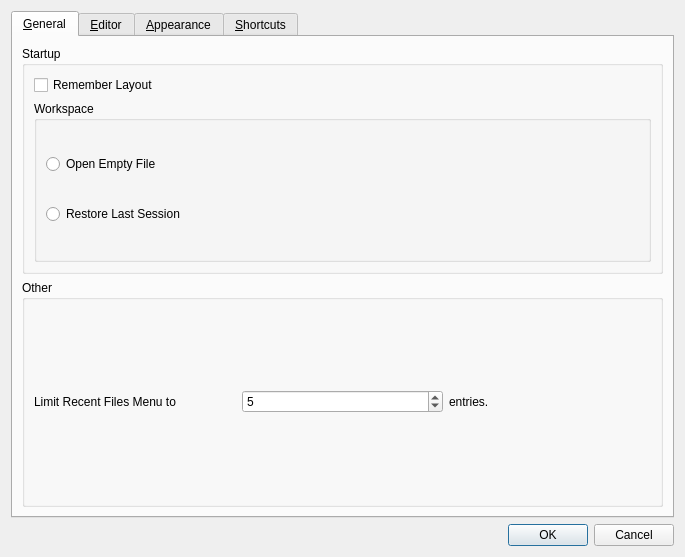
<?xml version="1.0" encoding="UTF-8"?>
<ui version="4.0">
 <class>Dialog</class>
 <widget class="QDialog" name="Dialog">
  <property name="geometry">
   <rect>
    <x>0</x>
    <y>0</y>
    <width>685</width>
    <height>557</height>
   </rect>
  </property>
  <property name="windowTitle">
   <string>Preferences</string>
  </property>
  <layout class="QGridLayout" name="gridLayout_2">
   <item row="0" column="0">
    <widget class="QTabWidget" name="tabWidget">
     <property name="tabPosition">
      <enum>QTabWidget::North</enum>
     </property>
     <property name="currentIndex">
      <number>0</number>
     </property>
     <widget class="QWidget" name="tab_general">
      <attribute name="title">
       <string>&amp;General</string>
      </attribute>
      <layout class="QGridLayout" name="gridLayout">
       <item row="0" column="0" colspan="2">
        <widget class="QGroupBox" name="groupBox">
         <property name="title">
          <string>Startup</string>
         </property>
         <layout class="QGridLayout" name="gridLayout_3">
          <item row="0" column="0">
           <widget class="QCheckBox" name="check_rememberLayout">
            <property name="text">
             <string>Remember Layout</string>
            </property>
           </widget>
          </item>
          <item row="1" column="0">
           <widget class="QGroupBox" name="groupBox_3">
            <property name="title">
             <string>Workspace</string>
            </property>
            <layout class="QGridLayout" name="gridLayout_4">
             <item row="1" column="0">
              <widget class="QRadioButton" name="radio_ws_restore">
               <property name="text">
                <string>Restore Last Session</string>
               </property>
              </widget>
             </item>
             <item row="0" column="0">
              <widget class="QRadioButton" name="radio_ws_openempty">
               <property name="text">
                <string>Open Empty File</string>
               </property>
              </widget>
             </item>
            </layout>
           </widget>
          </item>
         </layout>
        </widget>
       </item>
       <item row="1" column="0" colspan="2">
        <widget class="QGroupBox" name="groupBox_2">
         <property name="title">
          <string>Other</string>
         </property>
         <layout class="QGridLayout" name="gridLayout_5">
          <item row="0" column="0">
           <widget class="QLabel" name="label">
            <property name="text">
             <string>Limit Recent Files Menu to</string>
            </property>
           </widget>
          </item>
          <item row="0" column="1">
           <widget class="QSpinBox" name="num_recents">
            <property name="suffix">
             <string/>
            </property>
            <property name="value">
             <number>5</number>
            </property>
           </widget>
          </item>
          <item row="0" column="2">
           <widget class="QLabel" name="label_2">
            <property name="text">
             <string>entries.</string>
            </property>
           </widget>
          </item>
         </layout>
        </widget>
       </item>
      </layout>
     </widget>
     <widget class="QWidget" name="tab_editor">
      <attribute name="title">
       <string>&amp;Editor</string>
      </attribute>
      <layout class="QGridLayout" name="gridLayout_6">
       <item row="6" column="1">
        <widget class="QSpinBox" name="num_tabwidth">
         <property name="suffix">
          <string> characters</string>
         </property>
        </widget>
       </item>
       <item row="6" column="0">
        <widget class="QLabel" name="label_3">
         <property name="text">
          <string>Width of the &quot;tab&quot; character:</string>
         </property>
        </widget>
       </item>
       <item row="7" column="0" colspan="2">
        <widget class="QGroupBox" name="groupBox_4">
         <property name="title">
          <string>Parser</string>
         </property>
         <layout class="QGridLayout" name="gridLayout_7">
          <item row="2" column="0">
           <widget class="QCheckBox" name="check_autorender">
            <property name="enabled">
             <bool>true</bool>
            </property>
            <property name="text">
             <string>Automatically render the graph if valid</string>
            </property>
           </widget>
          </item>
          <item row="1" column="0">
           <widget class="QCheckBox" name="check_parse">
            <property name="text">
             <string>Use parser for validity checking</string>
            </property>
           </widget>
          </item>
          <item row="0" column="0">
           <widget class="QCheckBox" name="check_syntax">
            <property name="text">
             <string>Use Syntax Highlighting</string>
            </property>
           </widget>
          </item>
         </layout>
        </widget>
       </item>
       <item row="4" column="0">
        <widget class="QCheckBox" name="check_highlightLine">
         <property name="text">
          <string>Highlight Current Line</string>
         </property>
        </widget>
       </item>
       <item row="3" column="0">
        <widget class="QCheckBox" name="check_lineNumbers">
         <property name="text">
          <string>Show Line Numbers</string>
         </property>
        </widget>
       </item>
       <item row="5" column="0">
        <widget class="QCheckBox" name="check_monospace">
         <property name="text">
          <string>Use Monospace Font</string>
         </property>
        </widget>
       </item>
      </layout>
     </widget>
     <widget class="QWidget" name="tab_appearance">
      <attribute name="title">
       <string>&amp;Appearance</string>
      </attribute>
      <layout class="QGridLayout" name="gridLayout_14">
       <item row="0" column="0">
        <widget class="QScrollArea" name="scrollArea_2">
         <property name="widgetResizable">
          <bool>true</bool>
         </property>
         <widget class="QWidget" name="scrollAreaWidgetContents_2">
          <property name="geometry">
           <rect>
            <x>0</x>
            <y>-393</y>
            <width>629</width>
            <height>850</height>
           </rect>
          </property>
          <layout class="QGridLayout" name="gridLayout_17">
           <item row="0" column="1">
            <widget class="QComboBox" name="combo_style">
             <property name="currentText">
              <string>Fusion</string>
             </property>
             <item>
              <property name="text">
               <string>Fusion</string>
              </property>
             </item>
             <item>
              <property name="text">
               <string>Windows</string>
              </property>
             </item>
            </widget>
           </item>
           <item row="1" column="0">
            <widget class="QLabel" name="label_53">
             <property name="text">
              <string>Quick Color Theme Select:</string>
             </property>
            </widget>
           </item>
           <item row="2" column="0" colspan="2">
            <widget class="QGroupBox" name="box_general">
             <property name="title">
              <string>General</string>
             </property>
             <layout class="QGridLayout" name="gridLayout_18">
              <item row="1" column="0">
               <widget class="QLabel" name="label_39">
                <property name="text">
                 <string>Window:</string>
                </property>
               </widget>
              </item>
              <item row="9" column="0">
               <widget class="QLabel" name="label_47">
                <property name="text">
                 <string>Bright Text:</string>
                </property>
               </widget>
              </item>
              <item row="12" column="0">
               <widget class="QLabel" name="label_50">
                <property name="text">
                 <string>Link:</string>
                </property>
               </widget>
              </item>
              <item row="2" column="0">
               <widget class="QLabel" name="label_40">
                <property name="text">
                 <string>Base:</string>
                </property>
               </widget>
              </item>
              <item row="4" column="0">
               <widget class="QLabel" name="label_42">
                <property name="text">
                 <string>Tooltip Base:</string>
                </property>
               </widget>
              </item>
              <item row="6" column="0">
               <widget class="QLabel" name="label_44">
                <property name="text">
                 <string>Text:</string>
                </property>
               </widget>
              </item>
              <item row="7" column="0">
               <widget class="QLabel" name="label_45">
                <property name="text">
                 <string>Button:</string>
                </property>
               </widget>
              </item>
              <item row="11" column="0">
               <widget class="QLabel" name="label_49">
                <property name="text">
                 <string>Highlighted Text:</string>
                </property>
               </widget>
              </item>
              <item row="10" column="0">
               <widget class="QLabel" name="label_48">
                <property name="text">
                 <string>Highlight:</string>
                </property>
               </widget>
              </item>
              <item row="13" column="0">
               <widget class="QLabel" name="label_51">
                <property name="text">
                 <string>Visited Link:</string>
                </property>
               </widget>
              </item>
              <item row="0" column="0">
               <widget class="QLabel" name="label_38">
                <property name="text">
                 <string>Foreground:</string>
                </property>
               </widget>
              </item>
              <item row="5" column="0">
               <widget class="QLabel" name="label_43">
                <property name="text">
                 <string>Tooltip Text:</string>
                </property>
               </widget>
              </item>
              <item row="3" column="0">
               <widget class="QLabel" name="label_41">
                <property name="text">
                 <string>Alternate Base:</string>
                </property>
               </widget>
              </item>
              <item row="8" column="0">
               <widget class="QLabel" name="label_46">
                <property name="text">
                 <string>Button Text:</string>
                </property>
               </widget>
              </item>
             </layout>
            </widget>
           </item>
           <item row="1" column="1">
            <widget class="QComboBox" name="combo_theme"/>
           </item>
           <item row="3" column="0" colspan="2">
            <widget class="QGroupBox" name="box_editor">
             <property name="title">
              <string>Editor</string>
             </property>
             <layout class="QGridLayout" name="gridLayout_16">
              <item row="0" column="0">
               <widget class="QLabel" name="label_32">
                <property name="text">
                 <string>Current Line:</string>
                </property>
               </widget>
              </item>
              <item row="2" column="0">
               <widget class="QLabel" name="label_36">
                <property name="text">
                 <string>Line Number Background:</string>
                </property>
               </widget>
              </item>
              <item row="4" column="0">
               <widget class="QLabel" name="label_35">
                <property name="text">
                 <string>Current Line Number Background:</string>
                </property>
               </widget>
              </item>
              <item row="3" column="0">
               <widget class="QLabel" name="label_33">
                <property name="text">
                 <string>Current Line Number Foreground:</string>
                </property>
               </widget>
              </item>
              <item row="1" column="0">
               <widget class="QLabel" name="label_37">
                <property name="text">
                 <string>Line Number Foreground:</string>
                </property>
               </widget>
              </item>
             </layout>
            </widget>
           </item>
           <item row="0" column="0">
            <widget class="QLabel" name="label_52">
             <property name="text">
              <string>Style:</string>
             </property>
            </widget>
           </item>
           <item row="4" column="0" colspan="2">
            <widget class="QGroupBox" name="box_syntax">
             <property name="title">
              <string>Syntax Highlighting</string>
             </property>
             <layout class="QGridLayout" name="gridLayout_15">
              <item row="0" column="0">
               <widget class="QLabel" name="label_24">
                <property name="text">
                 <string>Keyword:</string>
                </property>
               </widget>
              </item>
              <item row="1" column="0">
               <widget class="QLabel" name="label_27">
                <property name="text">
                 <string>Attribute:</string>
                </property>
               </widget>
              </item>
              <item row="2" column="0">
               <widget class="QLabel" name="label_28">
                <property name="text">
                 <string>Number:</string>
                </property>
               </widget>
              </item>
              <item row="3" column="0">
               <widget class="QLabel" name="label_29">
                <property name="text">
                 <string>String:</string>
                </property>
               </widget>
              </item>
              <item row="4" column="0">
               <widget class="QLabel" name="label_30">
                <property name="text">
                 <string>HTML String:</string>
                </property>
               </widget>
              </item>
              <item row="5" column="0">
               <widget class="QLabel" name="label_25">
                <property name="text">
                 <string>Comment:</string>
                </property>
               </widget>
              </item>
              <item row="6" column="0">
               <widget class="QLabel" name="label_31">
                <property name="text">
                 <string>Preprocessor:</string>
                </property>
               </widget>
              </item>
              <item row="7" column="0">
               <widget class="QLabel" name="label_26">
                <property name="text">
                 <string>Error:</string>
                </property>
               </widget>
              </item>
              <item row="8" column="0">
               <widget class="QLabel" name="label_34">
                <property name="text">
                 <string>Other:</string>
                </property>
               </widget>
              </item>
             </layout>
            </widget>
           </item>
          </layout>
         </widget>
        </widget>
       </item>
      </layout>
     </widget>
     <widget class="QWidget" name="tab_shortcuts">
      <attribute name="title">
       <string>&amp;Shortcuts</string>
      </attribute>
      <layout class="QGridLayout" name="gridLayout_8">
       <item row="0" column="0">
        <widget class="QScrollArea" name="scrollArea">
         <property name="frameShape">
          <enum>QFrame::StyledPanel</enum>
         </property>
         <property name="frameShadow">
          <enum>QFrame::Sunken</enum>
         </property>
         <property name="widgetResizable">
          <bool>true</bool>
         </property>
         <widget class="QWidget" name="scrollAreaWidgetContents">
          <property name="geometry">
           <rect>
            <x>0</x>
            <y>0</y>
            <width>629</width>
            <height>808</height>
           </rect>
          </property>
          <layout class="QGridLayout" name="gridLayout_11">
           <item row="1" column="0">
            <widget class="QGroupBox" name="groupBox_6">
             <property name="title">
              <string>Edit Actions</string>
             </property>
             <layout class="QGridLayout" name="gridLayout_10">
              <item row="1" column="0">
               <widget class="QLabel" name="label_12">
                <property name="text">
                 <string>Redo:</string>
                </property>
               </widget>
              </item>
              <item row="4" column="1">
               <widget class="QKeySequenceEdit" name="ks_copy"/>
              </item>
              <item row="5" column="0">
               <widget class="QLabel" name="label_16">
                <property name="text">
                 <string>Paste Selection:</string>
                </property>
               </widget>
              </item>
              <item row="5" column="1">
               <widget class="QKeySequenceEdit" name="ks_paste"/>
              </item>
              <item row="4" column="0">
               <widget class="QLabel" name="label_15">
                <property name="text">
                 <string>Copy Selection:</string>
                </property>
               </widget>
              </item>
              <item row="1" column="1">
               <widget class="QKeySequenceEdit" name="ks_redo"/>
              </item>
              <item row="0" column="0">
               <widget class="QLabel" name="label_11">
                <property name="text">
                 <string>Undo:</string>
                </property>
               </widget>
              </item>
              <item row="0" column="1">
               <widget class="QKeySequenceEdit" name="ks_undo"/>
              </item>
              <item row="2" column="1">
               <widget class="QKeySequenceEdit" name="ks_select_all"/>
              </item>
              <item row="2" column="0">
               <widget class="QLabel" name="label_13">
                <property name="text">
                 <string>Select All:</string>
                </property>
               </widget>
              </item>
              <item row="3" column="0">
               <widget class="QLabel" name="label_14">
                <property name="text">
                 <string>Delete Selection:</string>
                </property>
               </widget>
              </item>
              <item row="3" column="1">
               <widget class="QKeySequenceEdit" name="ks_delete"/>
              </item>
              <item row="6" column="0">
               <widget class="QLabel" name="label_17">
                <property name="text">
                 <string>Cut Selection:</string>
                </property>
               </widget>
              </item>
              <item row="6" column="1">
               <widget class="QKeySequenceEdit" name="ks_cut"/>
              </item>
             </layout>
            </widget>
           </item>
           <item row="2" column="0">
            <widget class="QGroupBox" name="groupBox_7">
             <property name="title">
              <string>View Actions</string>
             </property>
             <layout class="QGridLayout" name="gridLayout_12">
              <item row="0" column="0">
               <widget class="QLabel" name="label_18">
                <property name="text">
                 <string>Toggle Code Editor:</string>
                </property>
               </widget>
              </item>
              <item row="0" column="1">
               <widget class="QKeySequenceEdit" name="ks_toggleCodeEditor"/>
              </item>
              <item row="1" column="0">
               <widget class="QLabel" name="label_19">
                <property name="text">
                 <string>Render the Graph:</string>
                </property>
               </widget>
              </item>
              <item row="1" column="1">
               <widget class="QKeySequenceEdit" name="ks_render"/>
              </item>
             </layout>
            </widget>
           </item>
           <item row="0" column="0">
            <widget class="QGroupBox" name="groupBox_5">
             <property name="title">
              <string>File Actions</string>
             </property>
             <layout class="QGridLayout" name="gridLayout_9">
              <item row="6" column="0">
               <widget class="QLabel" name="label_9">
                <property name="text">
                 <string>Exit</string>
                </property>
               </widget>
              </item>
              <item row="0" column="0">
               <widget class="QLabel" name="label_4">
                <property name="text">
                 <string>New File:</string>
                </property>
               </widget>
              </item>
              <item row="1" column="0">
               <widget class="QLabel" name="label_5">
                <property name="text">
                 <string>Open a File:</string>
                </property>
               </widget>
              </item>
              <item row="0" column="1">
               <widget class="QKeySequenceEdit" name="ks_new"/>
              </item>
              <item row="2" column="0">
               <widget class="QLabel" name="label_6">
                <property name="text">
                 <string>Save a File:</string>
                </property>
               </widget>
              </item>
              <item row="1" column="1">
               <widget class="QKeySequenceEdit" name="ks_open"/>
              </item>
              <item row="5" column="0">
               <widget class="QLabel" name="label_8">
                <property name="text">
                 <string>Open Preferences:</string>
                </property>
               </widget>
              </item>
              <item row="2" column="1">
               <widget class="QKeySequenceEdit" name="ks_save"/>
              </item>
              <item row="3" column="1">
               <widget class="QKeySequenceEdit" name="ks_save_as"/>
              </item>
              <item row="3" column="0">
               <widget class="QLabel" name="label_7">
                <property name="text">
                 <string>Save a File As...:</string>
                </property>
               </widget>
              </item>
              <item row="4" column="0">
               <widget class="QLabel" name="label_10">
                <property name="text">
                 <string>Clear Recent Files:</string>
                </property>
               </widget>
              </item>
              <item row="4" column="1">
               <widget class="QKeySequenceEdit" name="ks_clear_recents"/>
              </item>
              <item row="5" column="1">
               <widget class="QKeySequenceEdit" name="ks_preferences"/>
              </item>
              <item row="6" column="1">
               <widget class="QKeySequenceEdit" name="ks_exit"/>
              </item>
             </layout>
            </widget>
           </item>
           <item row="3" column="0">
            <widget class="QGroupBox" name="groupBox_8">
             <property name="title">
              <string>Other Actions</string>
             </property>
             <layout class="QGridLayout" name="gridLayout_13">
              <item row="2" column="0">
               <widget class="QLabel" name="label_22">
                <property name="text">
                 <string>Show Graphviz Info:</string>
                </property>
               </widget>
              </item>
              <item row="0" column="0">
               <widget class="QLabel" name="label_20">
                <property name="text">
                 <string>Look for Updates:</string>
                </property>
               </widget>
              </item>
              <item row="1" column="0">
               <widget class="QLabel" name="label_21">
                <property name="text">
                 <string>Show GraphDonkey Info:</string>
                </property>
               </widget>
              </item>
              <item row="1" column="1">
               <widget class="QKeySequenceEdit" name="ks_graphDonkey"/>
              </item>
              <item row="0" column="1">
               <widget class="QKeySequenceEdit" name="ks_updates"/>
              </item>
              <item row="3" column="0">
               <widget class="QLabel" name="label_23">
                <property name="text">
                 <string>Show Qt Info:</string>
                </property>
               </widget>
              </item>
              <item row="2" column="1">
               <widget class="QKeySequenceEdit" name="ks_graphviz"/>
              </item>
              <item row="3" column="1">
               <widget class="QKeySequenceEdit" name="ks_qt"/>
              </item>
             </layout>
            </widget>
           </item>
          </layout>
         </widget>
        </widget>
       </item>
      </layout>
     </widget>
    </widget>
   </item>
   <item row="1" column="0">
    <widget class="QDialogButtonBox" name="buttonBox">
     <property name="orientation">
      <enum>Qt::Horizontal</enum>
     </property>
     <property name="standardButtons">
      <set>QDialogButtonBox::Cancel|QDialogButtonBox::Ok</set>
     </property>
    </widget>
   </item>
  </layout>
 </widget>
 <resources/>
 <connections>
  <connection>
   <sender>buttonBox</sender>
   <signal>accepted()</signal>
   <receiver>Dialog</receiver>
   <slot>accept()</slot>
   <hints>
    <hint type="sourcelabel">
     <x>248</x>
     <y>254</y>
    </hint>
    <hint type="destinationlabel">
     <x>157</x>
     <y>274</y>
    </hint>
   </hints>
  </connection>
  <connection>
   <sender>buttonBox</sender>
   <signal>rejected()</signal>
   <receiver>Dialog</receiver>
   <slot>reject()</slot>
   <hints>
    <hint type="sourcelabel">
     <x>316</x>
     <y>260</y>
    </hint>
    <hint type="destinationlabel">
     <x>286</x>
     <y>274</y>
    </hint>
   </hints>
  </connection>
  <connection>
   <sender>check_parse</sender>
   <signal>toggled(bool)</signal>
   <receiver>check_autorender</receiver>
   <slot>setEnabled(bool)</slot>
   <hints>
    <hint type="sourcelabel">
     <x>342</x>
     <y>230</y>
    </hint>
    <hint type="destinationlabel">
     <x>342</x>
     <y>370</y>
    </hint>
   </hints>
  </connection>
 </connections>
</ui>
